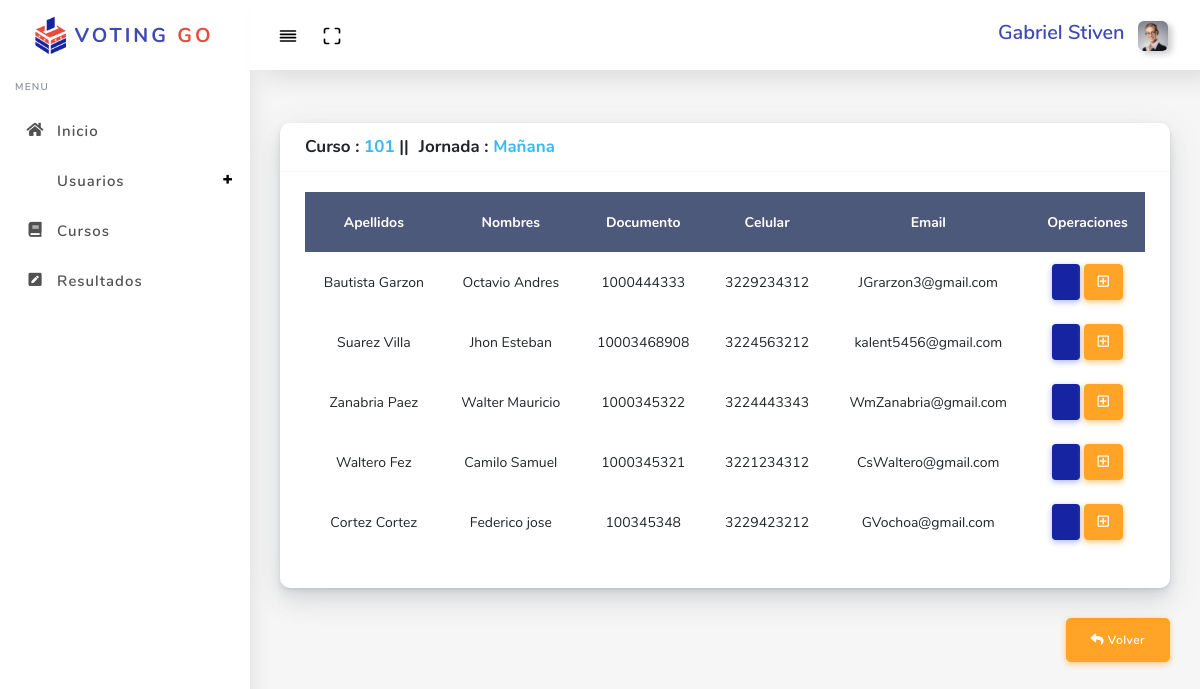
Page /?controller=course&method=getByIdCourseEs&id=2 (signed in) on the committed database.
### tables this page shows
CREATE TABLE `courses` (
  `id` int(11) NOT NULL,
  `code` int(4) NOT NULL,
  `grade_idfk` int(11) NOT NULL,
  `user_idfk` int(11) NOT NULL,
  `wday_idfk` int(11) NOT NULL,
  `eprocess_idfk` int(11) DEFAULT NULL,
  `status_idfk` int(11) NOT NULL
);

CREATE TABLE `working_day` (
  `id` int(11) NOT NULL,
  `wday_name` varchar(20) NOT NULL
);

CREATE TABLE `student_listing` (
  `id` int(11) NOT NULL,
  `user_idfk` int(11) NOT NULL,
  `course_idfk` int(11) NOT NULL,
  `status_idFK` int(11) NOT NULL
);

CREATE TABLE `users` (
  `id` int(11) NOT NULL,
  `name` varchar(30) NOT NULL,
  `last_name` varchar(30) NOT NULL,
  `document` bigint(20) NOT NULL,
  `password` varchar(30) NOT NULL,
  `cellphone` bigint(20) NOT NULL,
  `email` varchar(30) NOT NULL,
  `status_idfk` int(11) NOT NULL,
  `voto` int(11) NOT NULL
);

### models/Course.php (called while the page is built, shortened)
<?php
	class Course
	{
		private $pdo;
		public function __construct()
		{
			try {
				$this->pdo = new Database;
			} catch(PDOException $e) {
				die($e->getMessage());
			}
		}
		public function getCourseStudentsById($id)
		{
			try {
				$strSql = "SELECT u.*, c.code,wd.wday_name, sl.id as idsl FROM student_listing sl
					INNER JOIN users u ON u.id=sl.user_idfk
					INNER JOIN courses c ON c.id=sl.course_idfk
					INNER JOIN working_day wd ON wd.id=c.wday_idfk
					WHERE c.id=:id";
				$arrayData = ['id' => $id];
				$query = $this->pdo->select($strSql, $arrayData);
				return $query;
			} catch(PDOException $e) {
				die($e->getMessage());
			}
		}
		public function getCourseJourById($id)
		{
			try {
				$strSql = "SELECT c.code,wd.wday_name FROM courses c
					INNER JOIN working_day wd ON wd.id=c.wday_idfk
					WHERE c.id=:id";
				$arrayData = ['id' => $id];
				$query = $this->pdo->select($strSql, $arrayData);
				return $query;
			} catch(PDOException $e) {
				die($e->getMessage());
			}
		}
	}

### providers/Database.php (called while the page is built, shortened)
<?php
class Database extends PDO
{
	public function select($strSql, $arrayData = array(), $fetchMode = PDO::FETCH_OBJ)
	{
		$query = $this->prepare($strSql);
		foreach ($arrayData as $key => $value) {
			$query->bindParam(":$key", $value);
		}
		if(!$query->execute()) {
			echo "Error, la Consulta no se Realizó";
		} else {
			return $query->fetchAll($fetchMode);
		}
	}
}

### views/course/modalEditStudent.php (the view, shortened to what this page needs)
<link rel="stylesheet" href="assets/css/estilos.css">

### views/course/listEstudents.php (shortened to what this page needs)
<link rel="stylesheet" href="assets/bundles/datatables/datatables.min.css">
<link rel="stylesheet" href="assets/bundles/datatables/DataTables-1.10.16/css/dataTables.bootstrap4.min.css">
<div class="main-content">
  <section class="section">
    <div class="section-body">
      <div class="row">
        <div class="col-12">
          <div class="card">
            <div class="card-header">
              <h4>Curso : <span class="text-info"><?php echo $datat[0]->code; ?></span> || </h4> <h4> Jornada : <span class="text-info"> <?php echo $datat[0]->wday_name; ?></span></h4>
            </div>
            <div class="card-body">
              <div class="table-responsive">
                <table class="table table-stripedr" id="table-2" style="width:100%;">
                  <thead>
                    <tr>
                      <th>Apellidos</th>
                      <th>Nombres</th>
                      <th>Documento</th>
                      <th>Celular</th>
                      <th>Email</th>
                      <th>Operaciones</th>
                    </tr>
                  </thead>
                  <tbody>
                    <?php foreach ($data as $dat) : ?>
                      <tr>
                        <td><?php echo $dat->last_name ?></td>
                        <td><?php echo $dat->name ?></td>
                        <td><?php echo $dat->document ?></td>
                        <td><?php echo $dat->cellphone ?></td>
                        <td><?php echo $dat->email ?></td>
                        <td>
                          <span data-toggle="tooltip" data-placement="left" title="Editar Usuario">
                          <a href="?controller=user&method=edit&id=<?php echo $dat->id ?>" type="button" class="btn btn-icon btn-primary" data-toggle="modal" data-target="#basicModal<?php echo $dat->id ?>"><i class="fas fa-user-edit"></i></a>
                        </span>
                        <span data-toggle="tooltip" data-placement="right" title="Asignar Candidatura">
                            <a href="?controller=user&method=assignedCourseCandidateStudent&id=<?php echo $dat->idsl ?>" type="button" class="btn btn-warning" data-toggle="modal" data-target="#exampleModal<?php echo $dat->id ?>"><i class="far fa-plus-square"></i></a>
                        </span>
                        </td>
                      </tr>
                    <?php endforeach ?>
                  </tbody>
                </table>
              </div>
            </div>
          </div>
        </div>
      </div>
       <a href="?controller=course" type="button" class="btn btn-warning btn-lg float-right"><i class="fas fa-reply"></i> <span>Volver</span></a>
    </div>
  </section>
</div>
<?php foreach ($data as $dat) : ?>
<?php
  include 'modalEditStudent.php';
?>
<?php endforeach ?>
<?php foreach ($data as $dat) : ?>
<?php
  include 'modalAssignedCandidacy.php';
?>
<?php endforeach ?>

### assets/css/style2.css (style rules this page uses)
th { text-align: center; }
td { text-align: center; }

### rows in the picture
courses: code "101", wday_idfk.wday_name "Mañana"
student_listing: user_idfk.last_name "Bautista Garzon", user_idfk.name "Octavio Andres", user_idfk.document "1000444333", user_idfk.cellphone "3229234312", user_idfk.email "JGrarzon3@gmail.com"
student_listing: user_idfk.last_name "Suarez Villa", user_idfk.name "Jhon Esteban", user_idfk.document "10003468908", user_idfk.cellphone "3224563212", user_idfk.email "kalent5456@gmail.com"
student_listing: user_idfk.last_name "Zanabria Paez", user_idfk.name "Walter Mauricio", user_idfk.document "1000345322", user_idfk.cellphone "3224443343", user_idfk.email "WmZanabria@gmail.com"
student_listing: user_idfk.last_name "Waltero Fez", user_idfk.name "Camilo Samuel", user_idfk.document "1000345321", user_idfk.cellphone "3221234312", user_idfk.email "CsWaltero@gmail.com"
student_listing: user_idfk.last_name "Cortez Cortez", user_idfk.name "Federico jose", user_idfk.document "100345348", user_idfk.cellphone "3229423212", user_idfk.email "GVochoa@gmail.com"

### other values in the picture
$_SESSION['user']->name "Gabriel Stiven"
